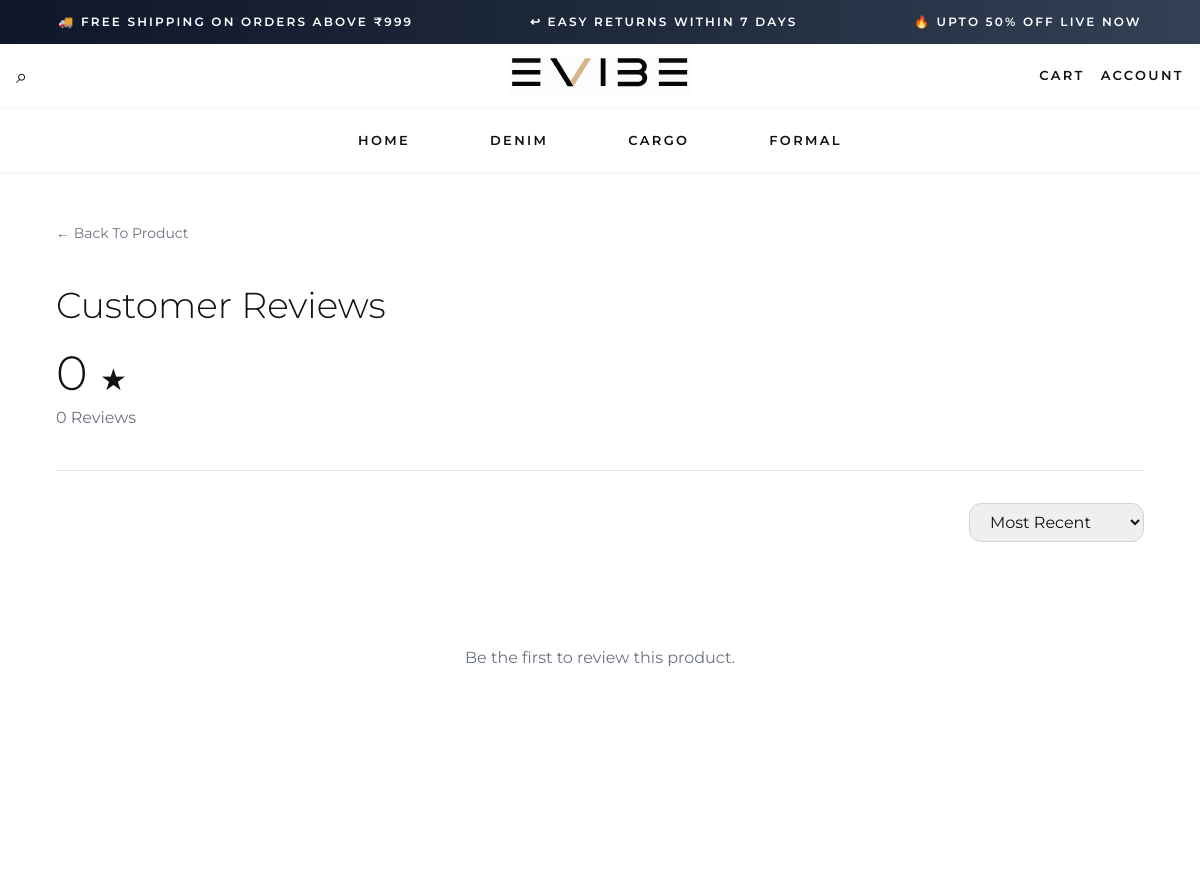
Before: /product/evibe_66604_formal_cream-formal-cream-pant/reviews/ (upper part) with the older database file.
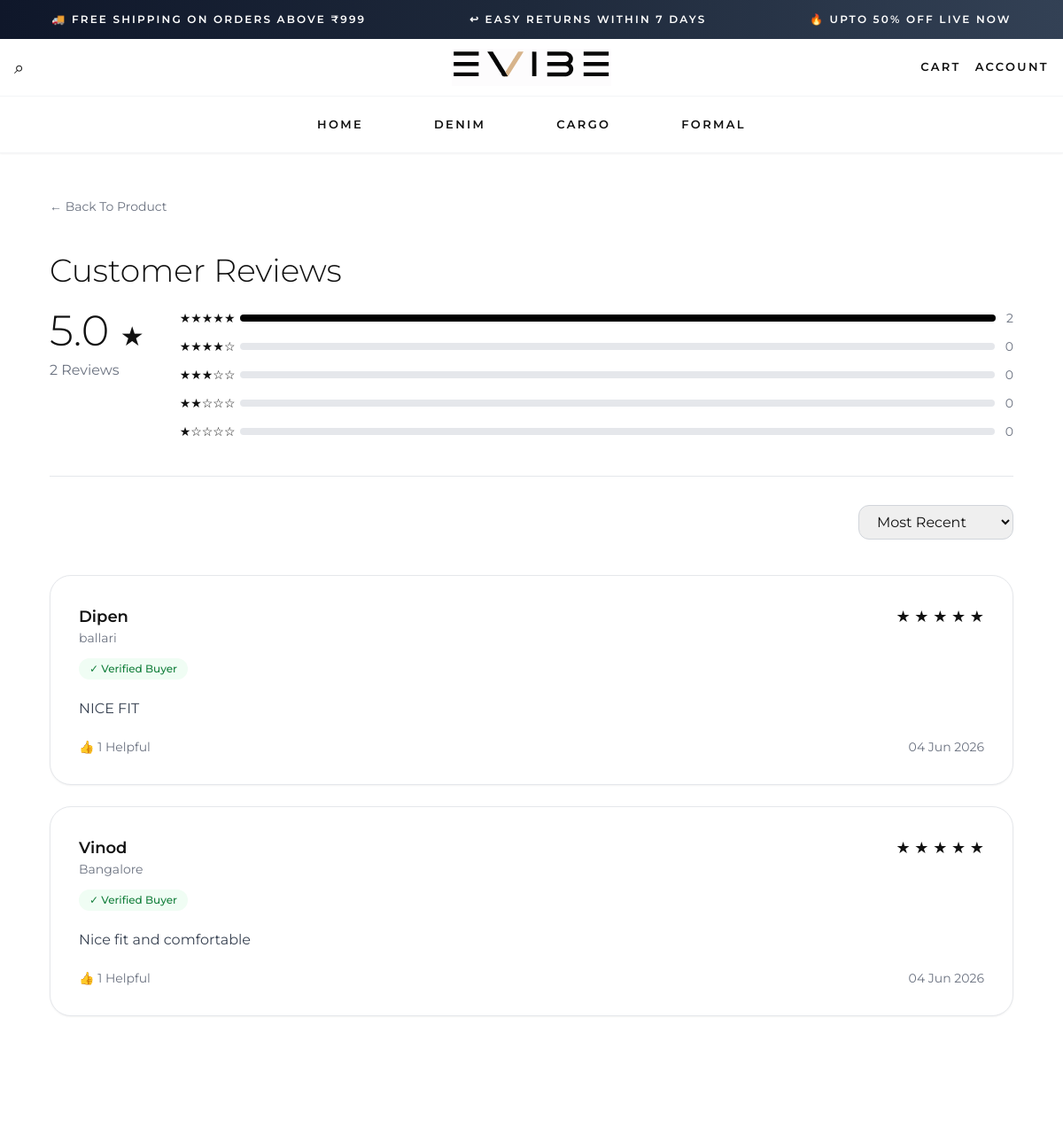
After: the same page with the newer database file.
### apps/store/models/review.py (models this page shows, shortened)
class ProductReview(models.Model):
    product = models.ForeignKey(
        "store.Product",
        on_delete=models.CASCADE,
        related_name="reviews"
    )
    customer = models.ForeignKey(
        CustomerLead,
        on_delete=models.SET_NULL,
        null=True,
        blank=True,
        related_name="reviews"
    )
    display_name = models.CharField(
        max_length=100
    )
    city = models.CharField(
        max_length=100,
        blank=True,
        null=True
    )
    rating = models.PositiveSmallIntegerField(
        validators=[
            MinValueValidator(1),
            MaxValueValidator(5)
        ]
    )
    review = models.TextField(
        max_length=2000
    )
    is_verified_buyer = models.BooleanField(
        default=False
    )
    is_featured = models.BooleanField(
        default=False
    )
    is_approved = models.BooleanField(
        default=False
    )
    helpful_count = models.PositiveIntegerField(
        default=0
    )
    admin_notes = models.TextField(
        blank=True,
        null=True
    )
    created_by_customer = models.BooleanField(
        default=True
    )
    created_at = models.DateTimeField(
        auto_now_add=True
    )
    updated_at = models.DateTimeField(
        auto_now=True
    )
    class Meta:
        ordering = ["-created_at"]
        constraints = [
            models.UniqueConstraint(
                fields=["product", "customer"],
                condition=models.Q(
                    created_by_customer=True,
                    customer__isnull=False
                ),
                name="unique_customer_review_per_product"
            )
        ]

### apps/store/views/review_views.py (the view)
# urls.py: path("product/<slug:slug>/reviews/", product_reviews, name="product_reviews"),
def product_reviews(request, slug):
    product = get_object_or_404(
        Product,
        slug=slug
    )
    sort = request.GET.get(
        "sort",
        "recent"
    )
    base_reviews = ProductReview.objects.filter(
        product=product,
        is_approved=True
    ).prefetch_related(
        "images",
        "customer"
    )
    reviews = base_reviews
    if sort == "highest":
        reviews = reviews.order_by(
            "-rating",
            "-created_at"
        )
    elif sort == "lowest":
        reviews = reviews.order_by(
            "rating",
            "-created_at"
        )
    elif sort == "helpful":
        reviews = reviews.order_by(
            "-helpful_count",
            "-created_at"
        )
    else:
        reviews = reviews.order_by(
            "-created_at"
        )
    paginator = Paginator(
        reviews,
        10
    )
    page_obj = paginator.get_page(1)
    review_count = reviews.count()
    average_rating = (
        reviews.aggregate(
            Avg("rating")
        )["rating__avg"]
        or 0
    )
    rating_breakdown = {
    5: base_reviews.filter(rating=5).count(),
    4: base_reviews.filter(rating=4).count(),
    3: base_reviews.filter(rating=3).count(),
    2: base_reviews.filter(rating=2).count(),
    1: base_reviews.filter(rating=1).count(),
    }
    return render(
        request,
        "store/reviews_list.html",
        {
            "product": product,
            "reviews": page_obj.object_list,
            "page_obj": page_obj,
            "review_count": review_count,
            "average_rating": round(
                average_rating,
                1
            ),
            "selected_sort": sort,
            "rating_breakdown": rating_breakdown,
        }
    )

### apps/customer_engagement/context_processors.py (called while the page is built, shortened)
def evibe_customer(request):
    return {
        "evibe_customer_name":
            request.session.get(
                "evibe_customer_name"
            ),
        "reward_coupon":
            request.session.get(
                "reward_coupon"
            )
    }

def reward_context(request):
    customer_id = request.session.get(
        "evibe_customer_id"
    )
    if not customer_id:
        return {}

### apps/store/context_processors.py (called while the page is built)
def cart_item_count(request):
    cart = request.session.get("cart", {})
    total_items = sum(cart.values())
    return {
        "cart_item_count": total_items
    }

### apps/store/templates/store/reviews_list.html (shortened to what the changed rows need)
{% extends "store/base.html" %}
{% block content %}
<section class="max-w-6xl mx-auto px-4 md:px-8 py-12">
    <div class="border-b pb-10">
        <h1 class="text-3xl md:text-4xl font-light mb-6">
            Customer Reviews
        </h1>
        <div class="flex flex-col md:flex-row gap-10">
            <div>
                <div class="text-5xl font-light">
                    {{ average_rating }}
                    <span class="text-3xl">
                    </span>
                </div>
                <p class="mt-2 text-gray-500">
                    {{ review_count }} Reviews
                </p>
            </div>
            <div class="flex-1 space-y-3">
                {% if review_count > 0 %}
                    <div class="flex items-center gap-3">
                        <span class="w-14 text-sm">
                            ★★★★★
                        </span>
                        <div class="flex-1 h-2 bg-gray-200 rounded-full overflow-hidden">
                            <div
                                class="h-full bg-black"
                                style="width:{% widthratio rating_breakdown.5 review_count 100 %}%">
                            </div>
                        </div>
                        <span class="text-sm text-gray-500">
                            {{ rating_breakdown.5 }}
                        </span>
                    </div>
                    <div class="flex items-center gap-3">
                        <span class="w-14 text-sm">
                            ★★★★☆
                        </span>
                        <div class="flex-1 h-2 bg-gray-200 rounded-full overflow-hidden">
                        </div>
                        <span class="text-sm text-gray-500">
                            {{ rating_breakdown.4 }}
                        </span>
                    </div>
                    <div class="flex items-center gap-3">
                        <span class="w-14 text-sm">
                            ★★★☆☆
                        </span>
                        <div class="flex-1 h-2 bg-gray-200 rounded-full overflow-hidden">
                        </div>
                        <span class="text-sm text-gray-500">
                            {{ rating_breakdown.3 }}
                        </span>
                    </div>
                    <div class="flex items-center gap-3">
                        <span class="w-14 text-sm">
                            ★★☆☆☆
                        </span>
                        <div class="flex-1 h-2 bg-gray-200 rounded-full overflow-hidden">
                        </div>
                        <span class="text-sm text-gray-500">
                            {{ rating_breakdown.2 }}
                        </span>
                    </div>
                    <div class="flex items-center gap-3">
                        <span class="w-14 text-sm">
                            ★☆☆☆☆
                        </span>
                        <div class="flex-1 h-2 bg-gray-200 rounded-full overflow-hidden">
                        </div>
                        <span class="text-sm text-gray-500">
                            {{ rating_breakdown.1 }}
                        </span>
                    </div>
                {% endif %}
            </div>
        </div>
    </div>
<div
    id="reviewsContainer"
    class="mt-10 space-y-6">
    {% for review in reviews %}
        <div
            class="border
                border-gray-200
                rounded-3xl
                p-6
                md:p-8
                bg-white
                shadow-sm">
            <div class="flex justify-between items-start gap-4">
                <div>
                    <h3 class="font-semibold text-lg">
                        {{ review.display_name }}
                    </h3>
                    {% if review.city %}
                        <p class="text-sm text-gray-500">
                            {{ review.city }}
                        </p>
                    {% endif %}
                </div>
                <div class="text-lg">
                    {% for i in "12345" %}
                        {% if forloop.counter <= review.rating %}
                            ★
                        {% else %}
                            ☆
                        {% endif %}
                    {% endfor %}
                </div>
            </div>
            {% if review.is_verified_buyer %}
                <div class="mt-3">
                    <span
                        class="inline-flex
                            items-center
                            gap-1
                            bg-green-50
                            text-green-700
                            text-xs
                            font-medium
                            px-3 py-1
                            rounded-full">
                        ✓ Verified Buyer
                    </span>
                </div>
            {% endif %}
            <div class="mt-5">
                <p class="text-gray-700 leading-relaxed">
                    {{ review.review }}
                </p>
            </div>
            <div
                class="mt-5
                    flex
                    justify-between
                    items-center
                    text-sm
                    text-gray-500">
                <div>
                    👍 {{ review.helpful_count }} Helpful
                </div>
                <div>
                    {{ review.created_at|date:"d M Y" }}
                </div>
            </div>
        </div>
        {% empty %}
        <div class="text-center py-16">
            <p class="text-gray-500">
                Be the first to review this product.
            </p>
        </div>
        {% endfor %}
</div>
{% endblock %}

Changed rows visible on the page:
added ProductReview: display_name "Dipen", city "ballari", rating 5 (drawn), is_verified_buyer "✓ Verified Buyer", review "NICE FIT", helpful_count "1", created_at "04 Jun 2026"
added ProductReview: display_name "Vinod", city "Bangalore", rating 5 (drawn), is_verified_buyer "✓ Verified Buyer", review "Nice fit and comfortable", helpful_count "1", created_at "04 Jun 2026"
Other visible differences:
{{ average_rating }}: "0" → "5.0"
{{ review_count }}: "0" → "2"
{{ rating_breakdown.5 }}: (not shown) → "2"
{{ rating_breakdown.4 }}: (not shown) → "0"
{{ rating_breakdown.3 }}: (not shown) → "0"
{{ rating_breakdown.2 }}: (not shown) → "0"
{{ rating_breakdown.1 }}: (not shown) → "0"
text no longer shown: "Be the first to review this product."
